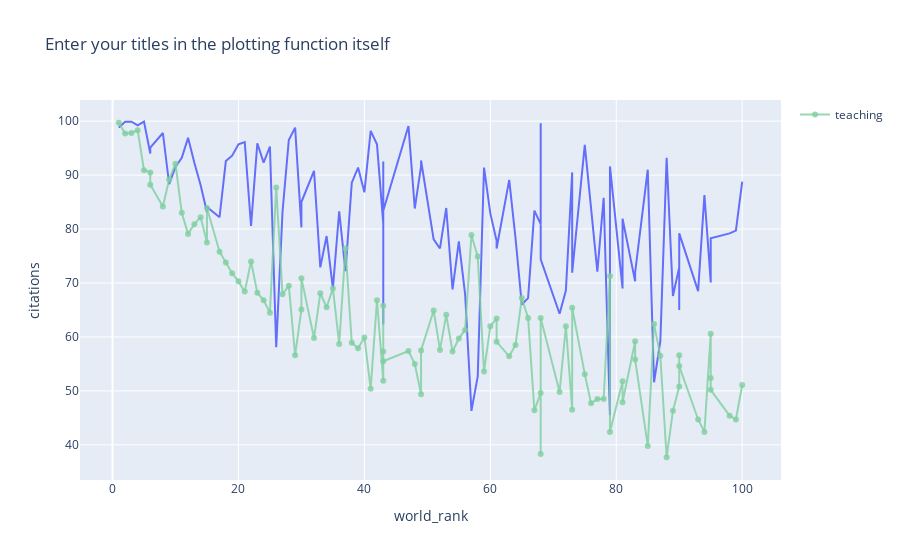

The notebook cell saved with this chart:
### Code cell
# Plotly express way
configure_plotly_browser_state()
line_plot = px.line(df,
                    x="world_rank",
                    y="citations",
                    hover_data="university_name",
                    title="Enter your titles in the plotting function itself")

trace2 = go.Scatter(
                    x = df.world_rank,
                    y = df.teaching,
                    mode = "lines+markers",
                    name = "teaching",
                    marker = dict(color = 'rgba(127, 207, 159, 0.8)'),
                    text= df.university_name)
line_plot.add_trace(trace2)

line_plot.show()

### Figure 1 — Plotly figure (JSON) as saved in the notebook; plotly's stock layout.template omitted (floating-point values rounded to 4 significant figures)
{"data": [{"customdata": [["Harvard University"], ["California Institute of Technology"], ["Massachusetts Institute of Technology"], ["Stanford University"], ["Princeton University"], ["University of Cambridge"], ["University of Oxford"], ["University of California, Berkeley"], ["Imperial College London"], ["Yale University"], ["University of California, Los Angeles"], ["University of Chicago"], ["Johns Hopkins University"], ["Cornell University"], ["ETH Zurich – Swiss Federal Institute of Technology Zurich"], ["University of Michigan"], ["University of Toronto"], ["Columbia University"], ["University of Pennsylvania"], ["Carnegie Mellon University"], ["University of Hong Kong"], ["University College London"], ["University of Washington"], ["Duke University"], ["Northwestern University"], ["University of Tokyo"], ["Georgia Institute of Technology"], ["Pohang University of Science and Technology"], ["University of California, Santa Barbara"], ["University of British Columbia"], ["University of North Carolina at Chapel Hill"], ["University of California, San Diego"], ["University of Illinois at Urbana-Champaign"], ["National University of Singapore"], ["McGill University"], ["University of Melbourne"], ["Peking University"], ["Washington University in St Louis"], ["École Polytechnique"], ["University of Edinburgh"], ["Hong Kong University of Science and Technology"], ["École Normale Supérieure"], ["Australian National University"], ["Karolinska Institute"], ["University of Göttingen"], ["University of Wisconsin"], ["Rice University"], ["École Polytechnique Fédérale de Lausanne"], ["University of California, Irvine"], ["University of Science and Technology of China"], ["Vanderbilt University"], ["University of Minnesota"], ["Tufts University"], ["University of California, Davis"], ["Brown University"], ["University of Massachusetts"], ["Kyoto University"], ["Tsinghua University"], ["Boston University"], ["New York University"], ["Emory University"], ["LMU Munich"], ["University of Notre Dame"], ["University of Pittsburgh"], ["Case Western Reserve University"], ["Ohio State University"], ["University of Colorado Boulder"], ["University of Bristol"], ["University of California, Santa Cruz"], ["Yeshiva University"], ["University of Sydney"], ["University of Virginia"], ["University of Adelaide"], ["University of Southern California"], ["William & Mary"], ["Trinity College Dublin"], ["King’s College London"], ["Stony Brook University"], ["Korea Advanced Institute of Science and Technology (KAIST)"], ["University of Sussex"], ["The University of Queensland"], ["University of York"], ["Heidelberg University"], ["University of Utah"], ["Durham University"], ["London School of Economics and Political Science"], ["University of Manchester"], ["Royal Holloway, University of London"], ["Lund University"], ["University of Southampton"], ["University of Zurich"], ["Wake Forest University"], ["McMaster University"], ["University College Dublin"], ["George Washington University"], ["University of Arizona"], ["University of Basel"], ["University of Maryland, College Park"], ["Dartmouth College"], ["École Normale Supérieure de Lyon"]], "hovertemplate": "world_rank=%{x}<br>citations=%{y}<br>university_name=%{customdata[0]}<extra></extra>", "legendgroup": "", "line": {"color": "#636efa", "dash": "solid"}, "marker": {"symbol": "circle"}, "mode": "lines", "name": "", "orientation": "v", "showlegend": false, "x": [1, 2, 3, 4, 5, 6, 6, 8, 9, 10, 11, 12, 13, 14, 15, 15, 17, 18, 19, 20, 21, 22, 23, 24, 25, 26, 27, 28, 29, 30, 30, 32, 33, 34, 35, 36, 37, 38, 39, 40, 41, 42, 43, 43, 43, 43, 47, 48, 49, 49, 51, 52, 53, 54, 55, 56, 57, 58, 59, 60, 61, 61, 63, 64, 65, 66, 67, 68, 68, 68, 71, 72, 73, 73, 75, 76, 77, 78, 79, 79, 81, 81, 83, 83, 85, 86, 87, 88, 89, 90, 90, 90, 93, 94, 95, 95, 95, 98, 99, 100], "xaxis": "x", "y": [98.8, 99.9, 99.9, 99.2, 99.9, 94, 95.1, 97.8, 88.3, 91.5, 93.2, 96.9, 92.3, 88.1, 83.1, 84.1, 82.2, 92.6, 93.6, 95.7, 96.1, 80.6, 95.9, 92.3, 95.3, 58.1, 83.2, 96.5, 98.8, 80.3, 85, 90.8, 72.9, 78.7, 69, 83.3, 72.2, 88.6, 91.4, 86.8, 98.2, 95.7, 81, 62.3, 92.5, 83.4, 99.1, 83.8, 91.6, 92.7, 78.1, 76.4, 83.9, 68.8, 77.7, 67.9, 46.3, 52.7, 91.4, 82.9, 77.8, 76.4, 89.1, 78.3, 66, 67.2, 83.4, 80.9, 99.6, 74.4, 64.3, 68.6, 90.5, 71.9, 95.6, 84.4, 72.1, 85.8, 45.5, 91.6, 69, 81.9, 70.3, 72, 91, 51.6, 59.2, 93.2, 67.6, 72.9, 65, 79.2, 68.5, 86.3, 70.2, 70.1, 78.3, 79.2, 79.7, 88.8], "yaxis": "y", "type": "scatter"}, {"marker": {"color": "rgba(127, 207, 159, 0.8)"}, "mode": "lines+markers", "name": "teaching", "text": ["Harvard University", "California Institute of Technology", "Massachusetts Institute of Technology", "Stanford University", "Princeton University", "University of Cambridge", "University of Oxford", "University of California, Berkeley", "Imperial College London", "Yale University", "University of California, Los Angeles", "University of Chicago", "Johns Hopkins University", "Cornell University", "ETH Zurich – Swiss Federal Institute of Technology Zurich", "University of Michigan", "University of Toronto", "Columbia University", "University of Pennsylvania", "Carnegie Mellon University", "University of Hong Kong", "University College London", "University of Washington", "Duke University", "Northwestern University", "University of Tokyo", "Georgia Institute of Technology", "Pohang University of Science and Technology", "University of California, Santa Barbara", "University of British Columbia", "University of North Carolina at Chapel Hill", "University of California, San Diego", "University of Illinois at Urbana-Champaign", "National University of Singapore", "McGill University", "University of Melbourne", "Peking University", "Washington University in St Louis", "École Polytechnique", "University of Edinburgh", "Hong Kong University of Science and Technology", "École Normale Supérieure", "Australian National University", "Karolinska Institute", "University of Göttingen", "University of Wisconsin", "Rice University", "École Polytechnique Fédérale de Lausanne", "University of California, Irvine", "University of Science and Technology of China", "Vanderbilt University", "University of Minnesota", "Tufts University", "University of California, Davis", "Brown University", "University of Massachusetts", "Kyoto University", "Tsinghua University", "Boston University", "New York University", "Emory University", "LMU Munich", "University of Notre Dame", "University of Pittsburgh", "Case Western Reserve University", "Ohio State University", "University of Colorado Boulder", "University of Bristol", "University of California, Santa Cruz", "Yeshiva University", "University of Sydney", "University of Virginia", "University of Adelaide", "University of Southern California", "William & Mary", "Trinity College Dublin", "King’s College London", "Stony Brook University", "Korea Advanced Institute of Science and Technology (KAIST)", "University of Sussex", "The University of Queensland", "University of York", "Heidelberg University", "University of Utah", "Durham University", "London School of Economics and Political Science", "University of Manchester", "Royal Holloway, University of London", "Lund University", "University of Southampton", "University of Zurich", "Wake Forest University", "McMaster University", "University College Dublin", "George Washington University", "University of Arizona", "University of Basel", "University of Maryland, College Park", "Dartmouth College", "École Normale Supérieure de Lyon"], "x": [1, 2, 3, 4, 5, 6, 6, 8, 9, 10, 11, 12, 13, 14, 15, 15, 17, 18, 19, 20, 21, 22, 23, 24, 25, 26, 27, 28, 29, 30, 30, 32, 33, 34, 35, 36, 37, 38, 39, 40, 41, 42, 43, 43, 43, 43, 47, 48, 49, 49, 51, 52, 53, 54, 55, 56, 57, 58, 59, 60, 61, 61, 63, 64, 65, 66, 67, 68, 68, 68, 71, 72, 73, 73, 75, 76, 77, 78, 79, 79, 81, 81, 83, 83, 85, 86, 87, 88, 89, 90, 90, 90, 93, 94, 95, 95, 95, 98, 99, 100], "y": [99.7, 97.7, 97.8, 98.3, 90.9, 90.5, 88.2, 84.2, 89.2, 92.1, 83, 79.1, 80.9, 82.2, 77.5, 83.9, 75.8, 73.8, 71.8, 70.3, 68.4, 74, 68.2, 66.8, 64.5, 87.7, 67.9, 69.5, 56.6, 65.1, 70.9, 59.8, 68.1, 65.5, 69, 58.7, 76.4, 58.9, 57.9, 59.9, 50.4, 66.8, 51.9, 65.8, 57.3, 55.5, 57.4, 55, 49.4, 57.5, 64.9, 57.6, 64.1, 57.3, 59.7, 61.3, 78.9, 74.9, 53.6, 62, 63.4, 59.1, 56.4, 58.5, 67.2, 63.5, 46.4, 49.6, 38.3, 63.5, 49.8, 62, 46.5, 65.4, 53.1, 47.7, 48.5, 48.5, 71.3, 42.4, 51.8, 47.9, 59.2, 55.8, 39.8, 62.4, 56.5, 37.7, 46.3, 50.8, 56.6, 54.6, 44.7, 42.4, 60.6, 52.4, 50.2, 45.4, 44.7, 51.1], "type": "scatter"}], "layout": {"xaxis": {"anchor": "y", "domain": [0, 1], "title": {"text": "world_rank"}}, "yaxis": {"anchor": "x", "domain": [0, 1], "title": {"text": "citations"}}, "legend": {"tracegroupgap": 0}, "title": {"text": "Enter your titles in the plotting function itself"}}}
